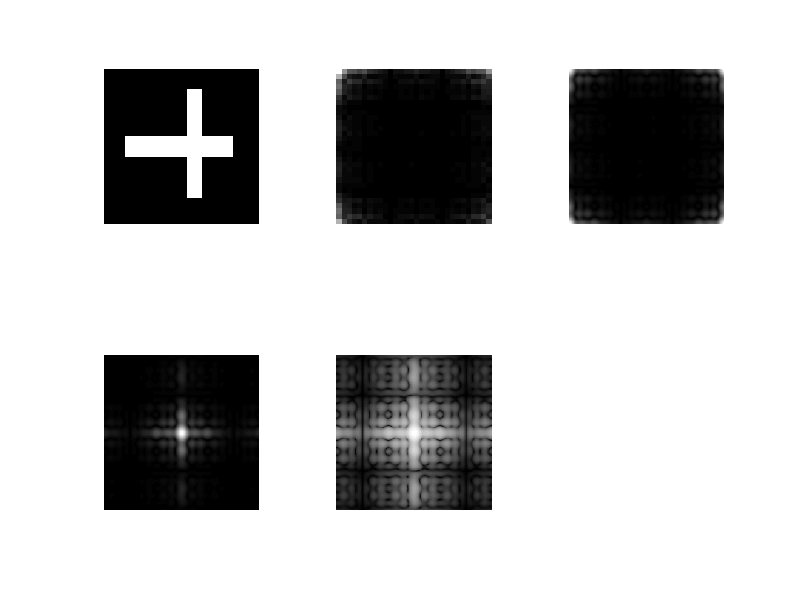

MATLAB code for this plot:
close all;
clear;
clc;

f=zeros(30,30);
%f(5:24,13:17)=1; 
f(14:17, 5:25) = 1;
f(5:25,17:19)=1; 

subplot(2, 3, 1);
imshow(f,'InitialMagnification', 'fit')
F=fft2(f); 
F2=abs(F);
 
subplot(2, 3, 2); 
imshow(F2,[],'InitialMagnification','fit') 
F=fft2(f, 256, 256); 
 
F2=abs(F); 
subplot(2, 3, 3);
imshow(F2, []) 

F2=fftshift(F); 
 
F2=abs(F2); 
subplot(2, 3, 4);
imshow(F2,[]) 

F2=log(1+F2); 
subplot(2, 3, 5); 
imshow(F2,[]) 
